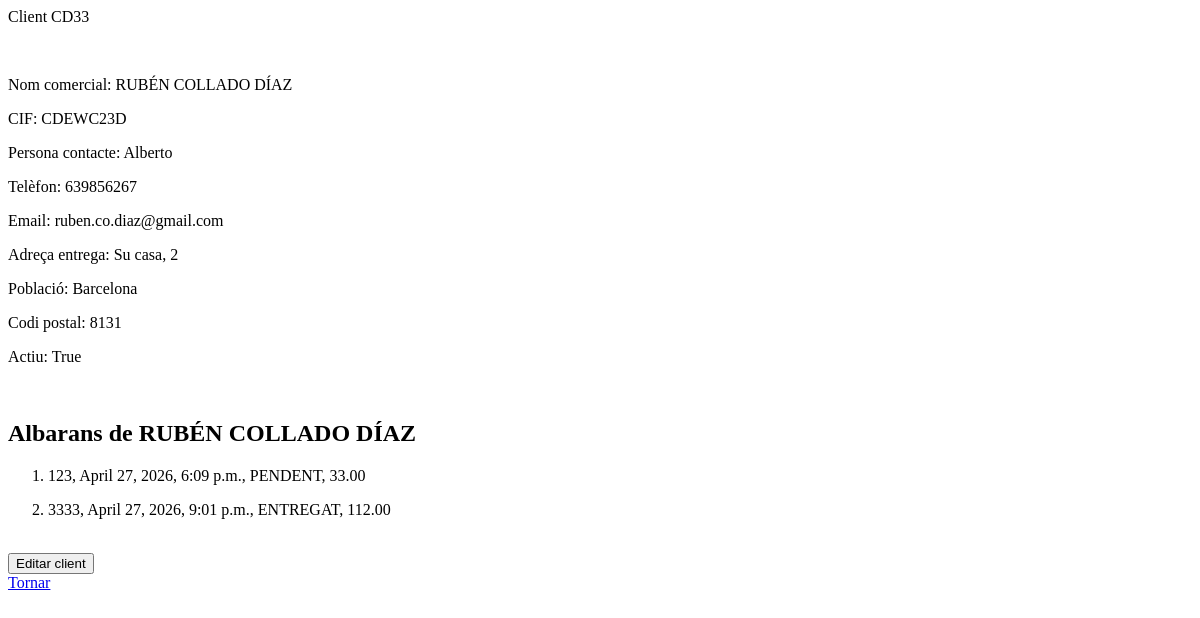
The app's page /clients/1/, older data.
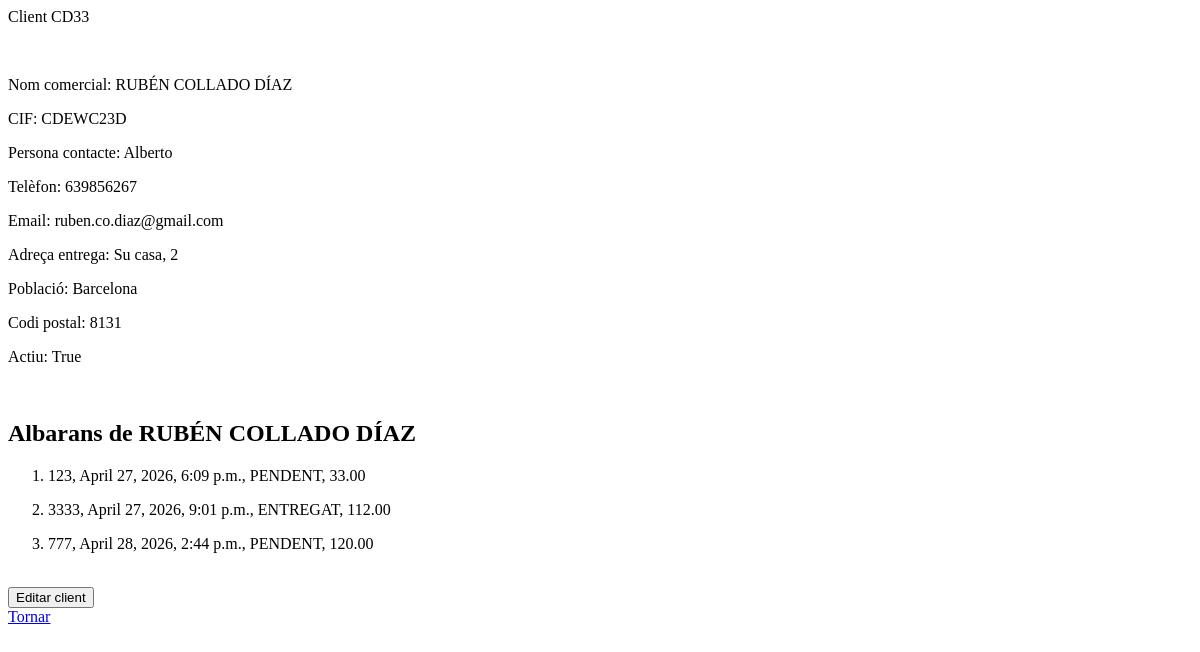
The same page, newer data.
### Projecte/models.py (models this page shows, shortened)
class Albara(models.Model):
    ESTAT = [
        ('PENDENT', 'PENDENT'),
        ('EN_PREPARACIO', 'EN_PREPARACIO'),
        ('ENVIAT', 'ENVIAT'),
        ('ENTREGAT', 'ENTREGAT'),
        ('CANCELAT', 'CANCELAT')
    ]
    numero_albara = models.CharField(max_length=200, unique=True)
    client = ForeignKey('Client', on_delete=models.CASCADE, related_name='albarans') # FK SIEMPRE VA EN LA N EN 1..N
    data_creacio = models.DateTimeField(auto_now_add=True)
    data_entrega_prevista = models.DateTimeField()
    estat = models.CharField(max_length=200, choices=ESTAT)
    total = models.DecimalField(max_digits=5, decimal_places=2) # OJO DECIMALES SIEMPRE PIDE ESTOS ATRIBUTOS
    observacions = models.TextField(blank=True, null=False) # Se guarda como ''. Si ambos fueran True se guardaria como NULL

### Projecte/views.py (the view)
# urls.py: path('clients/<int:id>/', views.DetallsClient.as_view(), name='detallsClient'),
class DetallsClient(View):
    def get(self, request, *args, **kwargs):
        idURL = self.kwargs['id'] # PILLAMOS EL ID DE LA URL
        client = Client.objects.get(pk=idURL)
        return render(request, 'clients/detallsClient.html', {'client': client})

### templates/clients/detallsClient.html (shortened to what this page needs)
<html>
<head>
</head>
<body>
    <p>Client {{ client.codi_client }}</p>
    <br />
    <p>Nom comercial: {{ client.nom_comercial }}</p>
    <p>CIF: {{ client.cif }}</p>
    <p>Persona contacte: {{ client.persona_contacte }}</p>
    <p>Telèfon: {{ client.telefon }}</p>
    <p>Email: {{ client.email }}</p>
    <p>Adreça entrega: {{ client.adreca_entrega }}</p>
    <p>Població: {{ client.poblacio }}</p>
    <p>Codi postal: {{ client.codi_postal }}</p>
    <p>Actiu: {{ client.actiu }}</p>
    <br />
    <h2>Albarans de {{ client.nom_comercial }}</h2>
    <ol>
        {% for albara in client.albarans.all %}
        <li>
            <p>{{ albara.numero_albara }}, {{ albara.data_creacio }}, {{ albara.estat }}, {{ albara.total }}</p>
        </li>
        {% empty %}
            <p>No conté cap albarà</p>
        {% endfor %}
    </ol>
    <br />
    <a href="/clients/{{ client.id }}/editar/"><button>Editar client</button></a> <br />
    <a href="/clients/">Tornar</a>
</body>
</html>

Row changes from the older to the newer data that the page shows:
added Albara: numero_albara "777", data_creacio "April 28, 2026, 2:44 p.m.", estat "PENDENT", total "120.00"
